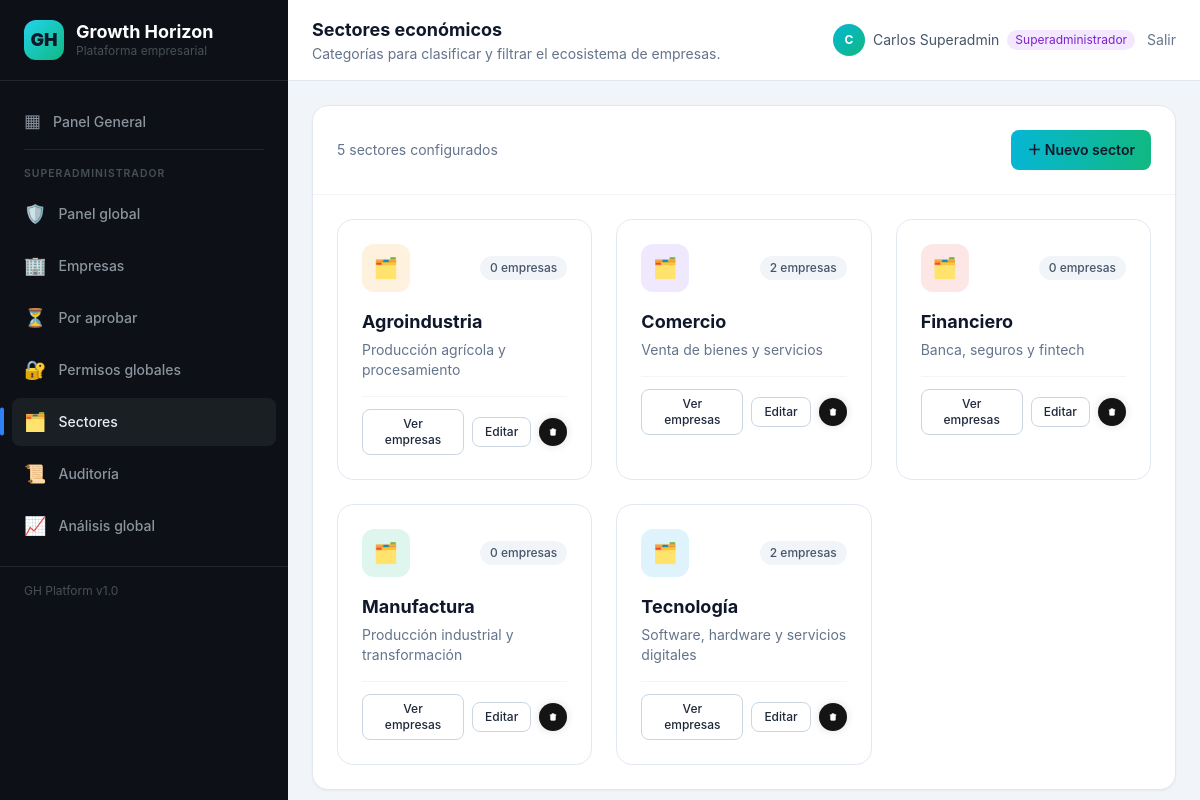
Screenshot of /sectores/ (signed in) with the database file from the repository.
### models/usuario.py (models this page shows, shortened)
class Usuario(UserMixin, TimestampMixin, db.Model):
    __tablename__ = "usuarios"
    id = db.Column(db.Integer, primary_key=True)
    nombre = db.Column(db.String(120), nullable=False)
    email = db.Column(db.String(180), unique=True, nullable=False, index=True)
    password_hash = db.Column(db.String(255), nullable=False)
    rol = db.Column(db.String(40), nullable=False, default=ROL_ANALISTA)
    cargo = db.Column(db.String(80), nullable=True)
    activo = db.Column(db.Boolean, nullable=False, default=True)
    sector_id = db.Column(db.Integer, db.ForeignKey("sectores.id"), nullable=True)
    empresa_id = db.Column(db.Integer, db.ForeignKey("empresas.id", ondelete="SET NULL"), nullable=True)
    ultimo_acceso = db.Column(db.DateTime, nullable=True)
    intentos_fallidos = db.Column(db.Integer, nullable=False, default=0)
    ultimo_intento_fallido = db.Column(db.DateTime, nullable=True)
    sector = db.relationship("Sector", backref=db.backref("usuarios", lazy="dynamic", passive_deletes=True))
    empresa = db.relationship("Empresa", backref=db.backref("usuarios", lazy="dynamic", passive_deletes=True))
    auditorias = db.relationship("Auditoria", backref="usuario", lazy="dynamic")
    @property
    def es_superadmin(self):
        return self.rol == ROL_SUPERADMIN
    @property
    def tiene_empresa(self):
        return self.empresa is not None
    @property
    def etiqueta_rol(self):
        from models.roles import ROLES_DISPONIBLES
        return ROLES_DISPONIBLES.get(self.rol, self.rol)

### models/sector.py (models this page shows, shortened)
class Sector(TimestampMixin, db.Model):
    __tablename__ = "sectores"
    id = db.Column(db.Integer, primary_key=True)
    nombre = db.Column(db.String(120), unique=True, nullable=False, index=True)
    descripcion = db.Column(db.Text, nullable=True)
    color = db.Column(db.String(20), nullable=False, default="#0891b2")
    empresas = db.relationship("Empresa", backref="sector", lazy="dynamic", passive_deletes=True)

### routes/sectores.py (the view)
@sectores_bp.route("/")
@login_required
@superadmin_requerido
def listar():
    sectores = Sector.query.order_by(Sector.nombre.asc()).all()
    return render_template("sectores/listar.html", sectores=sectores)

### routes/decoradores.py (called while the page is built)
def superadmin_requerido(func):
    @wraps(func)
    def envoltura(*args, **kwargs):
        if not current_user.is_authenticated or current_user.rol != ROL_SUPERADMIN:
            _sin_acceso()
        return func(*args, **kwargs)
    return envoltura

### templates/sectores/listar.html (shortened to what this page needs)
{% extends "base.html" %}
{% block cabecera %}Sectores económicos{% endblock %}
{% block subcabecera %}Categorías para clasificar y filtrar el ecosistema de empresas.{% endblock %}
{% block contenido %}
    <div class="bg-white rounded-2xl shadow-sm border border-slate-200 overflow-hidden">
        <div class="p-6 border-b border-slate-100 flex items-center justify-between">
            <p class="text-sm text-slate-500">
                {{ sectores | length }} sector{% if sectores | length != 1 %}es{% endif %} configurados
            </p>
            <a href="{{ url_for('sectores.nuevo') }}" class="px-4 py-2.5 rounded-lg bg-gradient-to-r from-cyan-500 to-emerald-500 text-slate-900 text-sm font-semibold hover:opacity-90 transition">
                ＋ Nuevo sector
            </a>
        </div>
        <div class="grid grid-cols-1 md:grid-cols-2 lg:grid-cols-3 gap-6 p-6">
            {% for sector in sectores %}
                <div class="rounded-2xl border border-slate-200 p-6 hover:shadow-md transition">
                    <div class="flex items-center justify-between mb-4">
                        <div class="w-12 h-12 rounded-xl flex items-center justify-center text-xl"
                             style="background-color: {{ sector.color }}22; color: {{ sector.color }}">
                            🗂️
                        </div>
                        <span class="text-xs font-medium px-2.5 py-1 rounded-full bg-slate-100 text-slate-600">
                            {{ sector.empresas.count() }} empresas
                        </span>
                    </div>
                    <h3 class="font-bold text-slate-900 text-lg">{{ sector.nombre }}</h3>
                    <p class="text-sm text-slate-500 mt-1 mb-4">{{ sector.descripcion or 'Sin descripción.' }}</p>
                    <div class="flex items-center gap-2 pt-3 border-t border-slate-100">
                        <a href="{{ url_for('empresas.listar', sector=sector.id) }}"
                           class="flex-1 text-center px-3 py-1.5 rounded-lg border border-slate-300 text-xs font-medium hover:bg-slate-100 transition">Ver empresas</a>
                        <a href="{{ url_for('sectores.editar', sector_id=sector.id) }}"
                           class="px-3 py-1.5 rounded-lg border border-slate-300 text-xs font-medium hover:bg-slate-100 transition">Editar</a>
                        <form method="post" action="{{ url_for('sectores.eliminar', sector_id=sector.id) }}"
                              onsubmit="return confirm('¿Eliminar el sector {{ sector.nombre }}?')" class="gh-delete-form">
                            <button type="submit" class="gh-delete-btn-sm">
                                <svg class="gh-delete-icon" viewBox="0 0 24 24" xmlns="http://www.w3.org/2000/svg">
                                    <path d="M3 6h18M8 6V4a2 2 0 012-2h4a2 2 0 012 2v2m3 0v14a2 2 0 01-2 2H7a2 2 0 01-2-2V6h14zM10 11v6M14 11v6" fill="none" stroke="white" stroke-width="2" stroke-linecap="round"/>
                                </svg>
                            </button>
                        </form>
                    </div>
                </div>
            {% else %}
                <div class="col-span-full text-center py-16">
                    <p class="text-slate-400 text-sm">Aún no hay sectores configurados.</p>
                    <a href="{{ url_for('sectores.nuevo') }}" class="inline-block mt-3 text-sm text-cyan-600 hover:text-cyan-700">＋ Crear el primer sector</a>
                </div>
            {% endfor %}
        </div>
    </div>
{% endblock %}

### templates/base.html (shortened to what this page needs)
<!DOCTYPE html>
<html lang="es" class="h-full">
<head>
    <script src="https://cdn.tailwindcss.com"></script>
    <link rel="stylesheet" href="https://cdnjs.cloudflare.com/ajax/libs/animate.css/4.1.1/animate.min.css" />
    <link rel="stylesheet" href="{{ url_for('static', filename='css/ripple.css') }}" />
</head>
<body class="h-full bg-slate-100 text-slate-800 antialiased">
    <div class="flex h-screen overflow-hidden" x-data="{ empresaMenu: true }">
        <aside class="w-72 flex-col shrink-0 gh-sidebar" x-show="empresaMenu">
            <div class="flex items-center gap-3 px-6 py-5 border-b" style="border-color: #21262C;">
                <div
                    class="w-10 h-10 rounded-xl bg-gradient-to-br from-cyan-400 to-emerald-500 flex items-center justify-center text-lg font-black text-slate-900">
                    GH</div>
                <div>
                    <h1 class="text-white font-bold text-lg leading-tight">Growth Horizon</h1>
                    <p class="text-xs" style="color: #484f58;">Plataforma empresarial</p>
                </div>
            </div>
            <nav class="flex-1 overflow-y-auto scrollbar-thin px-3 py-4 space-y-1">
                <a href="{{ url_for('main.dashboard') }}"
                    class="gh-nav-item {% if request.endpoint == 'main.dashboard' %}gh-active{% endif %}">
                    <span class="text-lg">▦</span> Panel General
                </a>
                {% if current_user.is_authenticated and current_user.es_superadmin %}
                <div class="gh-divider"></div>
                <p class="gh-section-label">Superadministrador</p>
                <a href="{{ url_for('superadmin.panel') }}"
                    class="gh-nav-item {% if request.endpoint and request.endpoint.startswith('superadmin') %}gh-active{% endif %}">
                    <span class="text-lg">🛡️</span> Panel global
                </a>
                <a href="{{ url_for('superadmin.empresas') }}"
                    class="gh-nav-item {% if request.endpoint == 'superadmin.empresas' %}gh-active{% endif %}">
                    <span class="text-lg">🏢</span> Empresas
                </a>
                <a href="{{ url_for('superadmin.empresas_pendientes') }}"
                    class="gh-nav-item {% if request.endpoint == 'superadmin.empresas_pendientes' %}gh-active{% endif %}">
                    <span class="flex items-center gap-3 flex-1"><span class="text-lg">⏳</span> Por aprobar</span>
                </a>
                <a href="{{ url_for('superadmin.permisos') }}"
                    class="gh-nav-item {% if request.endpoint == 'superadmin.permisos' %}gh-active{% endif %}">
                    <span class="text-lg">🔐</span> Permisos globales
                </a>
                <a href="{{ url_for('sectores.listar') }}"
                    class="gh-nav-item {% if request.endpoint and request.endpoint.startswith('sectores') %}gh-active{% endif %}">
                    <span class="text-lg">🗂️</span> Sectores
                </a>
                <a href="{{ url_for('seguridad.auditoria') }}"
                    class="gh-nav-item {% if request.endpoint and request.endpoint.startswith('seguridad') %}gh-active{% endif %}">
                    <span class="text-lg">📜</span> Auditoría
                </a>
                <a href="{{ url_for('analisis.principal') }}"
                    class="gh-nav-item {% if request.endpoint == 'analisis.principal' %}gh-active{% endif %}">
                    <span class="text-lg">📈</span> Análisis global
                </a>
                {% endif %}
            </nav>
            <div class="gh-sidebar-footer px-6 py-4 text-xs">
                GH Platform v1.0
            </div>
        </aside>
        <div class="flex-1 flex flex-col overflow-hidden pt-14 md:pt-0">
            <header class="bg-white border-b border-slate-200 px-6 py-4 flex items-center justify-between">
                <div>
                    <h2 class="text-lg font-bold text-slate-900">{% block cabecera %}{% endblock %}</h2>
                    <p class="text-sm text-slate-500">{% block subcabecera %}{% endblock %}</p>
                </div>
                <div class="flex items-center gap-3">
                    {% if current_user.is_authenticated %}
                    <span class="hidden sm:inline-flex items-center gap-2 text-sm text-slate-600">
                        <span
                            class="w-8 h-8 rounded-full bg-gradient-to-br from-cyan-500 to-emerald-500 text-white flex items-center justify-center text-xs font-bold">
                            {{ current_user.nombre[:1] | upper }}
                        </span>
                        {{ current_user.nombre }}
                        <span
                            class="px-2 py-0.5 text-xs rounded-full
                            {% if current_user.es_superadmin %}bg-purple-100 text-purple-700
                            {% elif current_user.es_admin_empresa %}bg-emerald-100 text-emerald-700
                            {% elif current_user.es_empleado %}bg-sky-100 text-sky-700
                            {% else %}bg-slate-100 text-slate-700{% endif %}">
                            {{ current_user.etiqueta_rol }}
                        </span>
                    </span>
                    <a href="{{ url_for('auth.logout') }}"
                        class="text-sm text-slate-500 hover:text-red-600 transition">Salir</a>
                    {% endif %}
                </div>
            </header>
            <main class="flex-1 overflow-y-auto scrollbar-thin p-6">
                {% block contenido %}{% block content %}{% endblock %}{% endblock %}
            </main>
        </div>
    </div>
</body>
</html>

### templates/base.html (style rules this page uses)
body { font-family: 'Inter', system-ui, -apple-system, sans-serif; }
.gh-sidebar { background-color: #0D1117; }
.gh-sidebar .gh-nav-item { position: relative; display: flex; align-items: center; gap: 0.75rem; padding: 0.625rem 0.75rem; border-radius: 0.5rem; font-size: 0.875rem; font-weight: 500; color: #8b949e; background-color: transparent; cursor: pointer; transition: background-color 300ms ease, color 200ms ease, filter 300ms ease, transform 300ms ease; }
.gh-sidebar .gh-nav-item:active, .gh-sidebar .gh-nav-item.gh-active { background-color: #1A1F24; color: #e6edf3; outline: none; }
.gh-sidebar .gh-nav-item::before { content: ""; position: absolute; top: 50%; left: -12px; width: 4px; height: 0; background-color: #2F81F7; border-radius: 4px; transform: translateY(-50%); opacity: 0; transition: height 250ms cubic-bezier(0.25, 0.8, 0.25, 1), opacity 250ms ease; }
.gh-sidebar .gh-nav-item:active::before, .gh-sidebar .gh-nav-item.gh-active::before { height: 60%; opacity: 1; }
.gh-sidebar .gh-section-label { padding: 0.75rem 0.75rem 0.25rem; font-size: 0.65rem; font-weight: 600; text-transform: uppercase; letter-spacing: 0.1em; color: #484f58; }
.gh-sidebar .gh-divider { height: 1px; background-color: #21262C; margin: 0.5rem 0.75rem; }
.gh-sidebar-footer { border-top: 1px solid #21262C; color: #484f58; }
.gh-delete-btn-sm { width: 28px; height: 28px; min-width: 28px; border-radius: 50%; background-color: rgb(20, 20, 20); border: none; font-weight: 600; display: inline-flex; align-items: center; justify-content: center; box-shadow: 0px 0px 10px rgba(0, 0, 0, 0.12); cursor: pointer; transition-duration: 0.3s; overflow: hidden; position: relative; padding: 0; flex-shrink: 0; vertical-align: middle; }
.gh-delete-btn-sm .gh-delete-icon { width: 8px; min-width: 8px; transition-duration: 0.3s; }
.gh-delete-btn-sm::before { position: absolute; top: -20px; content: "Eliminar"; color: white; transition-duration: 0.3s; font-size: 0px; white-space: nowrap; }
.gh-delete-form { display: inline-flex; align-items: center; }

### rows the page displays
Usuario: nombre "C", nombre "Carlos Superadmin", etiqueta_rol "Superadministrador"
Sector: empresas.count "0", nombre "Agroindustria", descripcion "Producción agrícola y procesamiento"
Sector: empresas.count "2", nombre "Comercio", descripcion "Venta de bienes y servicios"
Sector: empresas.count "0", nombre "Financiero", descripcion "Banca, seguros y fintech"
Sector: empresas.count "0", nombre "Manufactura", descripcion "Producción industrial y transformación"
Sector: empresas.count "2", nombre "Tecnología", descripcion "Software, hardware y servicios digitales"

### other values shown
{{ sectores | length }} "5"
